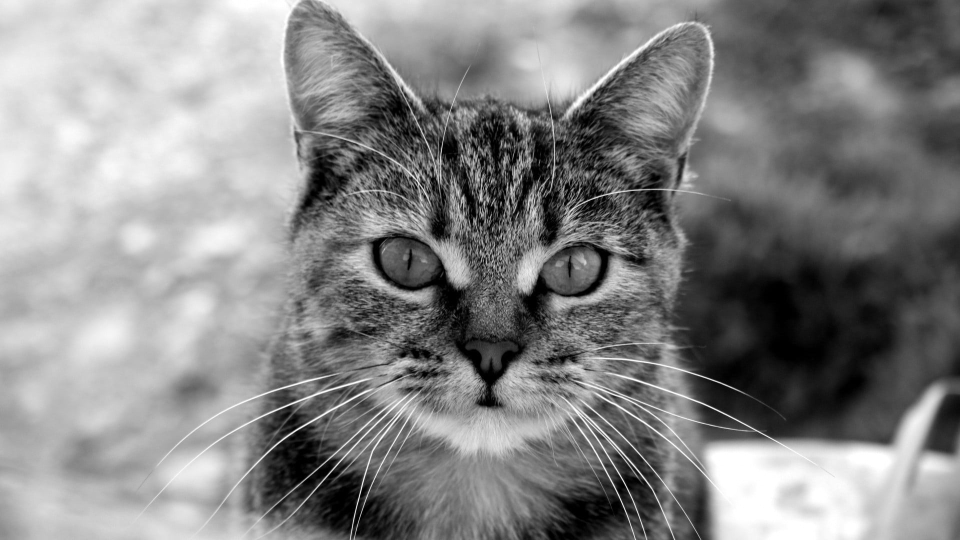
#> input picture Images/input_image.jpeg, 1920 x 1080 px (shown at 1/2 size)
$ python Main.py
#> lines starting #> are read from the running program, lines starting #| are printed output that depends on the picture; long printed decimals are rounded
### Elliptic Curve Cryptography/Elliptic.py
import math
import os
import random
import imgToDat
import numpy as np


def read_inverse(filename):
    f1 = open(filename, "r")
    inver = f1.read()
    inver = inver[1:len(inver) - 1].split(', ')
    f1.close()
    return inver


def calc_inverse(prime, filename):
    inv = [0] * prime
    inv[1] = 1
    for i in range(2, prime):
        inv[i] = (prime - prime // i) * inv[prime % i] % prime
    f2 = open(filename, 'w')
    f2.write(str(inv))
    f2.close()


class Elliptic:

    def __init__(self, prime, aa, bb, file_name, xg=None, yg=None):
        self.p = prime
        self.a = aa
        self.b = bb
        if xg is None and yg is None:
            self.xGround, self.yGround = Elliptic.find_first_feasible(self)
        else:
            self.xGround, self.yGround = xg, yg
        self.inverse = read_inverse(file_name)
        self.n = 2
        self.priv_key = 2
        self.public_key = None

    def get_inverse(self, value):
        if value >= len(self.inverse):
            return Elliptic.get_inverse_complex(self, value)
        return int(self.inverse[value])

    def get_inverse_complex(self, value):
        for i in range(1, self.p):
            if (i * value) % self.p == 1:
                return i
        return -1

    def step(self, x1, y1, x2, y2):
        neg = 0
        if x1 == x2 and y1 == y2:
            mem = 3 * (x1 ** 2) + self.a
            denom = 2 * y1
        else:
            mem = y2 - y1
            denom = x2 - x1
            if mem * denom < 0:
                neg = 1
                mem = abs(mem)
                denom = abs(denom)

        factor = math.gcd(mem, denom)
        mem = mem // factor
        denom = denom // factor
        denom_inverse = Elliptic.get_inverse(self, denom)
        if neg == 1:
            k = ((-1) * mem * denom_inverse) % self.p
        else:
            k = (mem * denom_inverse) % self.p

        x3 = (k ** 2 - x1 - x2) % self.p
        y3 = (k * (x1 - x3) - y1) % self.p
        return x3, y3

    def get_n(self):
        neg_x1 = self.xGround
        neg_y1 = (-1 * self.yGround) % self.p
        temp_x = self.xGround
        temp_y = self.yGround
        while self.n:
            self.n += 1
            temp_x, temp_y = Elliptic.step(self, temp_x, temp_y, self.xGround, self.yGround)
            if temp_x == neg_x1 and temp_y == neg_y1:
                self.n += 1
                break

    def get_dot(self, x0):
        y_expect = (x0 ** 3 + self.a * x0 + self.b) % self.p
        for i in range(self.p):
            if i ** 2 % self.p == y_expect:
                y0 = i
                x1 = x0
                y1 = (-1 * i) % self.p
                return x0, y0, x1, y1

    def get_ng(self, xg, yg, priv_key):
        end_x = xg
        end_y = yg
        for _ in range(priv_key):
            end_x, end_y = Elliptic.step(self, end_x, end_y, xg, yg)
        return end_x, end_y

    def get_key(self):

        Elliptic.get_n(self)
        # input('key length(<%d)：' % self.n)
        self.priv_key = 61
        # self.priv_key = 200
        xk, yk = Elliptic.get_ng(self, self.xGround, self.yGround, self.priv_key)
        self.public_key = (xk, yk)

    def encrypt2(self, plain):

        output = []
        # print('Encrypting：')
        for char in plain:
            intchar = int(char)
            # r = random.randint(2, self.n // 2)
            # r = random.randint(1, 2)
            r = 2
            kGx, kGy = Elliptic.get_ng(self, self.xGround, self.yGround, r)  # kG
            kQx, kQy = Elliptic.get_ng(self, self.public_key[0], self.public_key[1], r)  # kQ
            cipher = intchar * kQx
            output.append([kGx, kGy, cipher])
        f3 = open("encrypt.txt", 'w')
        f3.write(' '.join([str(x) for x in output]))
        f3.close()
        return output

    def decrypt2(self, code):
        decipher = []
        for charArr in code:
            kQx, kQy = Elliptic.get_ng(self, charArr[0], charArr[1], self.priv_key)
            if kQx < 1e-8:
                decipher.append(np.uint8(charArr[2] * 1000))
            else:
                decipher.append(np.uint8(charArr[2] // kQx))
        return decipher

    def find_first_feasible(self):
        for i in range(self.p):
            v = Elliptic.get_dot(self, i)
            if v is not None:
                x0, y0, x1, y1 = v
                return x0, y0

### Elliptic Curve Cryptography/imgToDat.py
import numpy as np
from PIL import Image
# import math


def compressedImg(filePath, augment=0):
    img = Image.open(filePath)
    # [7 lines of commented-out code are left out]

    imgCompressed = img.resize((146, 96))
    # imgCompressed = img.resize((new_wid, new_hei))
    # imgCompressed.save('compressed.png', 'png')

    if augment == -1:
        return np.array(list(img.getdata())).reshape(-1)
    else:
        return np.array(list(imgCompressed.getdata())).reshape(-1)


def restoreImg(decrypted, file_name, dimSize=(146,96)):

    # temp = [np.uint8(i) for i in decrypted]

    width = dimSize[0]
    height = dimSize[1]

    # width = np.ceil(np.sqrt(len(decrypted)//3))
    # height = np.floor(np.sqrt(len(decrypted)//3))

    temp = np.array(decrypted).reshape((height, width, 3))

    imgRecovered = Image.fromarray(temp)
    imgRecovered.save(file_name, format='png')

# [8 lines left out: function restoreImg2, not called in this run]

# if __name__ == '__main__':
#     compressedImg('space.jpg', 2)
#     restoreImg('data.txt', 'height_and_width.txt')

### Elliptic Curve Cryptography/EncryptECC.py
import Elliptic
import math
import os
import random
import imgToDat
import numpy as np

def encrypt_to_disk(name):
    p = 487
    # p = 997
    a = 0
    b = 3

    document = "inverse_ppp" + str(p) + ".txt"
    if not os.path.exists(document):
        Elliptic.calc_inverse(p, document)
    ECC = Elliptic.Elliptic(p, a, b, document)

    ECC.get_key()
    # name = input("enter the file path and name: ")

    plain = imgToDat.compressedImg(name)
    return ECC.encrypt2(plain), plain

### Elliptic Curve Cryptography/DecryptECC.py
import Elliptic
import math
import os
import random
import imgToDat
import numpy as np

def decrypt_to_pic(c):
    p = 487
    # p = 997
    a = 0
    b = 3

    document = "inverse_ppp" + str(p) + ".txt"
    if not os.path.exists(document):
        calc_inverse(p, document)
    ECC = Elliptic.Elliptic(p, a, b, document)

    ECC.get_key()
    de = ECC.decrypt2(c)
    return de

### Elliptic Curve Cryptography/Main.py
import Elliptic
from EncryptECC import encrypt_to_disk
from DecryptECC import decrypt_to_pic
import imgToDat
import numpy as np
import math
from collections import Counter
import matplotlib.pyplot as plt
from PIL import Image
import cv2
from scipy.stats import entropy

def pixelate(image_path, pixel_size):
#> called with image_path = '../Images/input_image.jpeg', pixel_size = 10
    image = Image.open(image_path)
#> image is the input picture: PIL image 1920x1080 RGB; min 0, max 255, mean 133.2
    original_size = image.size
#> original_size = (1920, 1080)
    # Reduce the image size
    image_small = image.resize(
        (original_size[0] // pixel_size, original_size[1] // pixel_size),
        resample=Image.NEAREST
    )
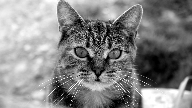
#> image_small: PIL image 192x108 RGB; min 0, max 255, mean 133.2
    # Scale it back to original size
    result = image_small.resize(original_size, Image.NEAREST)
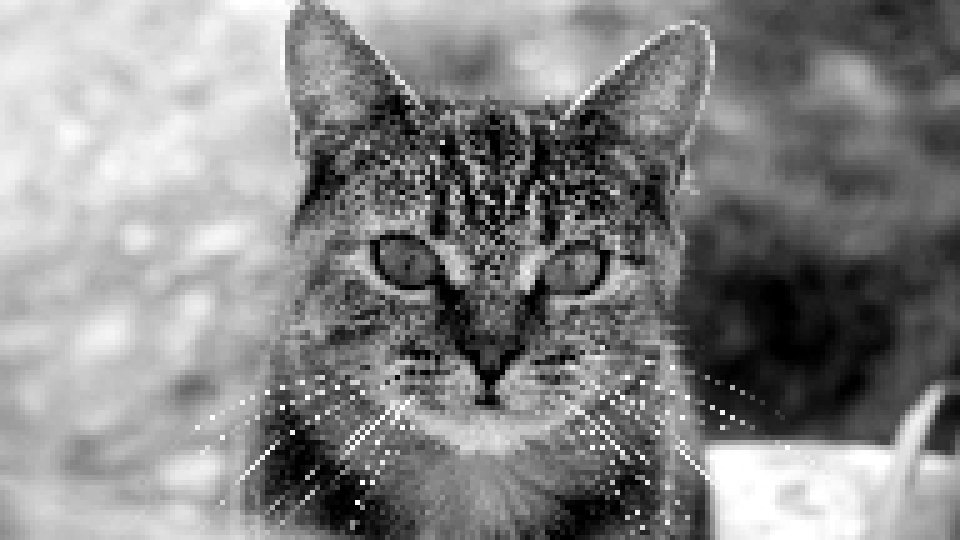
#> result: PIL image 1920x1080 RGB (shown at 1/2 size); min 0, max 255, mean 133.2
#> in compressedImg, `imgCompressed = img.resize((146, 96))`:
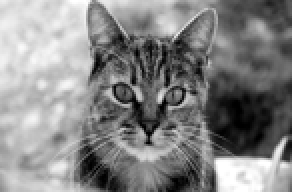
#> imgCompressed: PIL image 146x96 RGB (shown 2 times larger); min 0, max 255, mean 133.2
#> the loop in encrypt2, `for char in plain:` made 42048 passes
#> char on passes 15 to 17: 225, 221, 221
    return result


def upsample(image_path, scale_factor):
    image = Image.open(image_path)
    original_size = image.size
    new_size = (original_size[0] * scale_factor, original_size[1] * scale_factor)
    result = image.resize(new_size, Image.LANCZOS)  # Using LANCZOS for better quality upsampling
    return result


def encryptedImage(filename):
    # Read the text file and parse the coordinates and cipher values
#> called with filename = 'encrypt.txt'
    with open(filename, "r") as file:
        lines = file.readlines()

    # Extract coordinates and cipher values from each line
    coordinates = []
    cipher_values = []
    for line in lines:
        line = line.strip().replace("[", "").replace("]", "").split()
        x = int(line[0][:-1])  # Remove comma from the end of the first element
        y = int(line[1][:-1])  # Remove comma from the end of the second element
        cipher = int(line[2])
        coordinates.append((x, y))
    cipher_values.append(cipher)

    # Determine image dimensions
    max_x = max(coord[0] for coord in coordinates)
    max_y = max(coord[1] for coord in coordinates)

    # Create an empty image array
    image = np.random.randint(0, 256, size=(max_x + 1, max_y + 1), dtype=np.uint8)

    # Display the encrypted image
    plt.imshow(image, cmap='gray')
    plt.axis('off')
    plt.show()
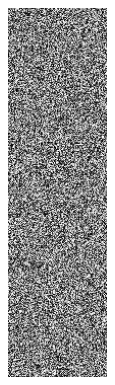
#> figure drawn by matplotlib, 1 panel


if __name__ == '__main__':

    fname = "../Images/input_image.jpeg"

    #################### Pixel Grouping ##################


    image = pixelate(fname, 10)
    # image.show()
    image.save('../Images/pixelatedImage.jpg')


    ##################### Encryption ####################

    encrypt, plain = encrypt_to_disk(fname)
    size = Image.open(fname).size
    f = open("encrypt.txt")


    encryptedImage("encrypt.txt")


    ################### Entropy Analysis ###################


    cipher = [i[2] for i in encrypt]
    counts = Counter(cipher)
    total_count = len(cipher)
    probabilities = [count / total_count for count in counts.values()]
    entropy = -np.sum(probabilities * np.log2(probabilities))

    print(f"Entropy = {entropy}")
#| Entropy = 7.906


    ################## Histogram Analysis ###################

    counts, bins = np.histogram(cipher, bins=500)
    plt.figure(figsize=(10, 6))
    plt.hist(cipher, bins=500, color='skyblue', edgecolor='black', alpha=0.7)
    plt.xlabel('Cipher Values')
    plt.ylabel('Frequency')
    plt.title('Histogram of Cipher Values')
    plt.grid(True)
    plt.show()
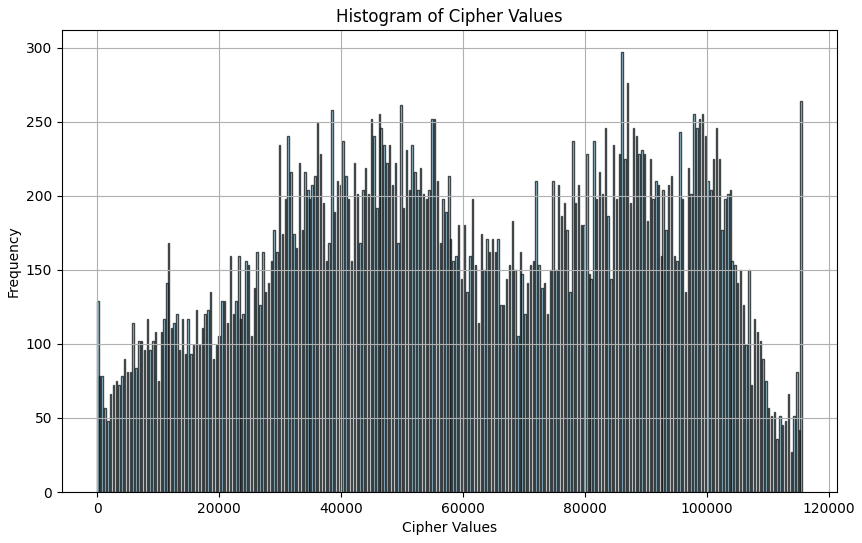
#> figure drawn by matplotlib, 1 panel; tallest bar 297 high, from x = 85943.2 to 86174.2


    ##################### Decryption ####################

    de = decrypt_to_pic(encrypt)
#> the loop in decrypt2, `for charArr in code:` made 42048 passes
#> charArr on passes 1 to 3: [364, 96, 106455], [364, 96, 106455], [364, 96, 106455]
    # print(de)
    # print(encrypt)
    ff = open("tttt.txt", 'w')
    ff.write(str(de))
    ff.close()
    # print(de)
    imgToDat.restoreImg(de, "../Images/trial.png")

    image = upsample('../Images/trial.png', 10)
#> in upsample, `result = image.resize(new_size, Image.LANCZOS)`:
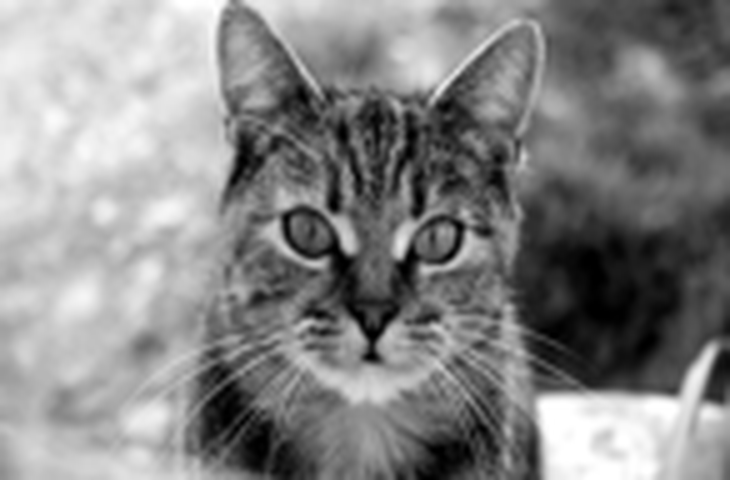
#> result: PIL image 1460x960 RGB (shown at 1/2 size); min 0, max 255, mean 133.2
    # image.show()
    image.save('../Images/finalImage.jpg')

    # [10 lines of commented-out code are left out]
